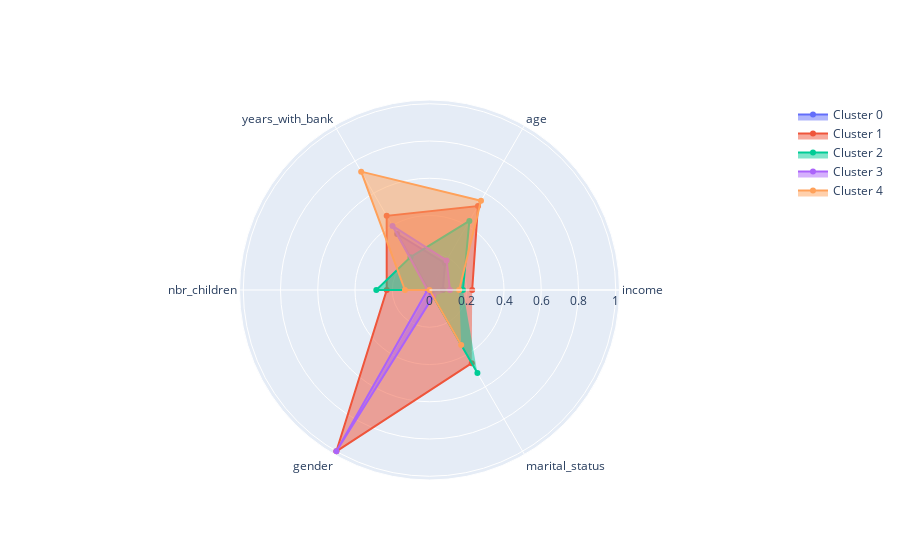

Write notebook code for a chart like this one.
### Code cell
fig = go.Figure()
fig.add_trace(go.Scatterpolar(r=df_T[0], theta=df_T['index'], fill='toself', name='Cluster 0'))
fig.add_trace(go.Scatterpolar(r=df_T[1], theta=df_T['index'], fill='toself', name='Cluster 1'))
fig.add_trace(go.Scatterpolar(r=df_T[2], theta=df_T['index'], fill='toself', name='Cluster 2'))
fig.add_trace(go.Scatterpolar(r=df_T[3], theta=df_T['index'], fill='toself', name='Cluster 3'))
fig.add_trace(go.Scatterpolar(r=df_T[4], theta=df_T['index'], fill='toself', name='Cluster 4'))
fig.update_layout(
  polar=dict(
    radialaxis=dict(
      visible=True,
    )),
  showlegend=True
)

fig.show()

### Figure 1 — Plotly figure (JSON) as saved in the notebook; plotly's stock layout.template omitted (floating-point values rounded to 4 significant figures)
{"data": [{"fill": "toself", "name": "Cluster 0", "r": [0.07194, 0.1665, 0.3472, 0.004412, 0, 0.02206], "theta": ["income", "age", "years_with_bank", "nbr_children", "gender", "marital_status"], "type": "scatterpolar", "visible": true}, {"fill": "toself", "name": "Cluster 1", "r": [0.2292, 0.5204, 0.4598, 0.2297, 1, 0.4538], "theta": ["income", "age", "years_with_bank", "nbr_children", "gender", "marital_status"], "type": "scatterpolar", "visible": true}, {"fill": "toself", "name": "Cluster 2", "r": [0.1796, 0.4281, 0.2037, 0.2855, 0, 0.5145], "theta": ["income", "age", "years_with_bank", "nbr_children", "gender", "marital_status"], "type": "scatterpolar", "visible": true}, {"fill": "toself", "name": "Cluster 3", "r": [0.11, 0.1834, 0.3972, 0.01102, 1, 0.03937], "theta": ["income", "age", "years_with_bank", "nbr_children", "gender", "marital_status"], "type": "scatterpolar", "visible": true}, {"fill": "toself", "name": "Cluster 4", "r": [0.1593, 0.5529, 0.7338, 0.1319, 0, 0.3403], "theta": ["income", "age", "years_with_bank", "nbr_children", "gender", "marital_status"], "type": "scatterpolar", "visible": true}], "layout": {"autosize": true, "polar": {"angularaxis": {"type": "category"}, "radialaxis": {"autorange": true, "range": [0, 1.029], "type": "linear", "visible": true}}, "showlegend": true}}
